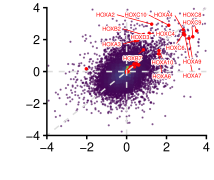

Reproduce this figure in R.
# Fig. 2a: log2 fold change of gene expression in bulk RNA-seq, spinal cord tumours against brain DMGs.
#   x axis: H3-DSG-PL (pons-like) against pons DMG
#   y axis: H3-DSG-TL (thalamus-like) against thalamus DMG
# One dot per protein-coding gene; HOX genes in red and labelled, all other genes as a density-coloured cloud.
#
# Input (data/):
#   Spinalcord.H3K27M.expression.RPKM.txt     RPKM of 40 spinal cord tumours (columns are SP IDs), hg19
#   H3K27altered_project_metadata_updated.tsv project metadata; TSNE.cluster A = pons-like (PL), B = thalamus-like (TL)
#   CGGA.H3K27M.hg38.expression.RPKM.txt      RPKM of H3 K27M gliomas of the CGGA cohort (public, hg38); five thalamic ones are used
#   StJude.DIPG.RPKM.txt                      RPKM of five pons DMGs of the St Jude PeCan cohort (public)
#   Homo_sapiens.GRCh37.75.chr.genes.txt      gene biotypes (Ensembl GRCh37.75); only protein-coding genes are kept
# Output: hox_bulk_logfc_brain_vs_spine.pdf
#
# Grouping: this script groups the tumours by the project metadata (TSNE.cluster A / B), as in the submitted figure.
# The Source Data of the figure group them by Table S1, which moves SP02 and SP42 from TL to PL.
# Run from the Cell_of_Origin/ directory:  Rscript hox_bulk_logfc_brain_vs_spine.R

library(ggplot2)
library(ggrepel)

# ---- data ----
spine <- read.delim("data/Spinalcord.H3K27M.expression.RPKM.txt")
meta  <- read.delim("data/H3K27altered_project_metadata_updated.tsv")
spine_pl <- spine[, names(spine) %in% meta$ID2[meta$TSNE.cluster == "A"]]   # pons-like
spine_tl <- spine[, names(spine) %in% meta$ID2[meta$TSNE.cluster == "B"]]   # thalamus-like
stopifnot(ncol(spine_pl) == 16, ncol(spine_tl) == 24)                        # all 40 tumours matched

cgga <- read.delim("data/CGGA.H3K27M.hg38.expression.RPKM.txt", row.names = 1)
thalamus_dmg <- cgga[, names(cgga) %in% c("CGGA_791", "CGGA_P266", "CGGA_1185", "CGGA_1320", "CGGA_1735")]
stopifnot(ncol(thalamus_dmg) == 5)

pons_all <- read.delim("data/StJude.DIPG.RPKM.txt")
pons_all <- pons_all[!is.na(pons_all$gene), ]
pons_all <- pons_all[!duplicated(pons_all$gene), ]                           # first row of a duplicated gene name
stopifnot(all(c("SJHGG002", "SJHGG003", "SJHGG004", "SJHGG102", "SJHGG145") %in% names(pons_all)))
pons_dmg <- as.matrix(pons_all[, 1:5]); rownames(pons_dmg) <- pons_all$gene

biotype <- read.delim("data/Homo_sapiens.GRCh37.75.chr.genes.txt", header = FALSE)
protein_coding <- biotype$V7[biotype$V2 == "protein_coding"]

# ---- log2 fold change of the group medians (RPKM) against brain DMG ----
# lfc = log2(median RPKM in spinal tumours + 1) - log2(median RPKM in brain DMGs + 1)
lfc_vs_brain <- function(spine_grp, brain, genes) {
  genes <- genes[genes %in% protein_coding]
  med_spine <- apply(as.matrix(spine_grp[genes, ]), 1, median)
  med_brain <- apply(as.matrix(brain[genes, ]), 1, median)
  setNames(log2(med_spine + 1) - log2(med_brain + 1), genes)
}
lfc_pons     <- lfc_vs_brain(spine_pl, pons_dmg,     unique(intersect(rownames(spine_pl), rownames(pons_dmg))))
lfc_thalamus <- lfc_vs_brain(spine_tl, thalamus_dmg, unique(intersect(rownames(spine_pl), rownames(thalamus_dmg))))

mg <- data.frame(gene = intersect(names(lfc_pons), names(lfc_thalamus)))
mg$logFC_pons     <- lfc_pons[mg$gene]
mg$logFC_thalamus <- lfc_thalamus[mg$gene]
mg$lab <- ifelse(startsWith(mg$gene, "HOX"), mg$gene, NA)

get_density <- function(x, y, ...) {
  dens <- MASS::kde2d(x, y, ...)
  ix <- findInterval(x, dens$x)
  iy <- findInterval(y, dens$y)
  dens$z[cbind(ix, iy)]
}
mg$density <- get_density(mg$logFC_pons, mg$logFC_thalamus, n = 100)

# ---- plot ----
# Axis titles were added to the submitted panel afterwards:
#   x: "Log2 (H3-DSG-PL / pons DMG)", y: "Log2 (H3-DSG-TL / thalamus DMG)"
p <- ggplot() +
  geom_point(data = mg[!(mg$logFC_thalamus == 0 & mg$logFC_pons < -5), ], show.legend = FALSE,
             mapping = aes(color = density, x = logFC_pons, y = logFC_thalamus), alpha = 0.5, size = 0.1) +
  geom_point(mg[!is.na(mg$lab), ], mapping = aes(x = logFC_pons, y = logFC_thalamus), size = 0.5, col = "red") +
  geom_vline(xintercept = 0, lty = 2, col = "#dddddd") +
  geom_hline(yintercept = 0, lty = 2, col = "#dddddd") +
  geom_abline(slope = 1, intercept = 0, lty = 2, col = "#dddddd") +
  scale_x_continuous(limits = c(-4, 4), expand = c(0, 0)) +
  scale_y_continuous(limits = c(-4, 4), expand = c(0, 0)) +
  scale_color_viridis_c() +
  geom_text_repel(data = mg[(mg$logFC_pons > 1 & mg$logFC_pons < 3.5) | (mg$logFC_thalamus > 1 & mg$logFC_thalamus < 3.5), ],
                  mapping = aes(x = logFC_pons, y = logFC_thalamus, label = lab),
                  bg.color = "white", bg.r = 0.25, col = "red", min.segment.length = 0,
                  segment.size = 0.25, size = 1.5, max.overlaps = 20, seed = 1) +
  theme_classic() + theme(axis.text = element_text(color = "black")) +
  labs(x = " ", y = " ")
ggsave("hox_bulk_logfc_brain_vs_spine.pdf", p, width = 154 / 72, height = 129 / 72)   # page size of the original figure
